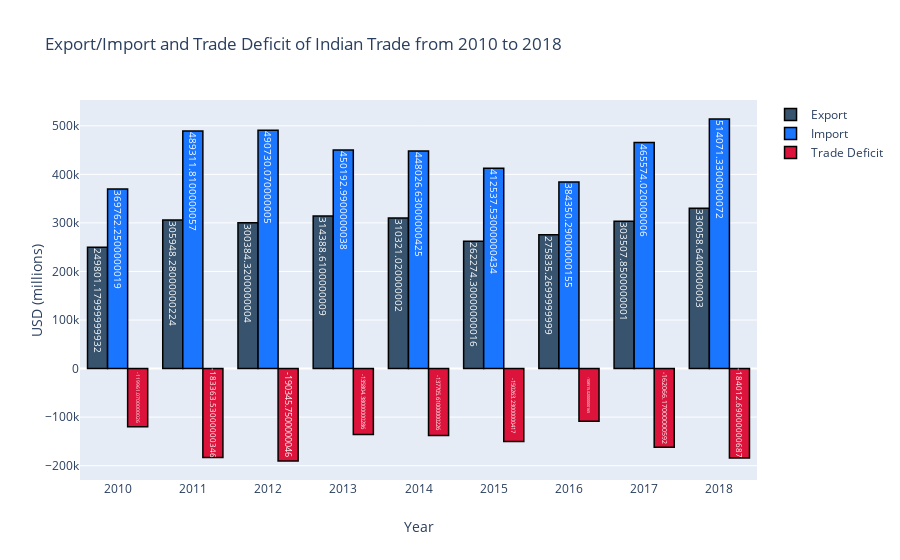

The notebook cell saved with this chart:
### Code cell
'''Visualization of Export/Import and Trade Deficit'''
trace1 = go.Bar(
                x = total_year.index,
                y = total_year.Export,
                name = "Export",
                marker = dict(color = 'rgb(55, 83, 109)',
                             line=dict(color='rgb(0,0,0)',width=1.5)),
                text = total_year.Export)
# create trace2 
trace2 = go.Bar(
                x = total_year.index,
                y = total_year.Import,
                name = "Import",
                marker = dict(color = 'rgb(26, 118, 255)',
                              line=dict(color='rgb(0,0,0)',width=1.5)),
                text = total_year.Import)
# create trace3
trace3 = go.Bar(
                x = total_year.index,
                y = total_year['Trade Deficit'],
                name = "Trade Deficit",
                marker = dict(color = 'crimson',
                              line=dict(color='rgb(0,0,0)',width=1.5)),
                text = total_year['Trade Deficit'])

layout = go.Layout(hovermode= 'closest', title = 'Export/Import and Trade Deficit of Indian Trade from 2010 to 2018' , xaxis = dict(title = 'Year'), yaxis = dict(title = 'USD (millions)'))
fig = go.Figure(data = [trace1, trace2, trace3], layout = layout)
fig.show()

### Figure 1 — Plotly figure (JSON) as saved in the notebook; plotly's stock layout.template omitted (floating-point values rounded to 4 significant figures)
{"data": [{"marker": {"color": "rgb(55, 83, 109)", "line": {"color": "rgb(0,0,0)", "width": 1.5}}, "name": "Export", "text": [249800.0, 305900.0, 300400.0, 314400.0, 310300.0, 262300.0, 275800.0, 303500.0, 330100.0], "type": "bar", "x": [2010, 2011, 2012, 2013, 2014, 2015, 2016, 2017, 2018], "y": [249800.0, 305900.0, 300400.0, 314400.0, 310300.0, 262300.0, 275800.0, 303500.0, 330100.0]}, {"marker": {"color": "rgb(26, 118, 255)", "line": {"color": "rgb(0,0,0)", "width": 1.5}}, "name": "Import", "text": [369800.0, 489300.0, 490700.0, 450200.0, 448000.0, 412500.0, 384400.0, 465600.0, 514100.0], "type": "bar", "x": [2010, 2011, 2012, 2013, 2014, 2015, 2016, 2017, 2018], "y": [369800.0, 489300.0, 490700.0, 450200.0, 448000.0, 412500.0, 384400.0, 465600.0, 514100.0]}, {"marker": {"color": "crimson", "line": {"color": "rgb(0,0,0)", "width": 1.5}}, "name": "Trade Deficit", "text": [-120000.0, -183400.0, -190300.0, -135800.0, -137700.0, -150300.0, -108500.0, -162100.0, -184000.0], "type": "bar", "x": [2010, 2011, 2012, 2013, 2014, 2015, 2016, 2017, 2018], "y": [-120000.0, -183400.0, -190300.0, -135800.0, -137700.0, -150300.0, -108500.0, -162100.0, -184000.0]}], "layout": {"hovermode": "closest", "title": {"text": "Export/Import and Trade Deficit of Indian Trade from 2010 to 2018"}, "xaxis": {"title": {"text": "Year"}}, "yaxis": {"title": {"text": "USD (millions)"}}}}
